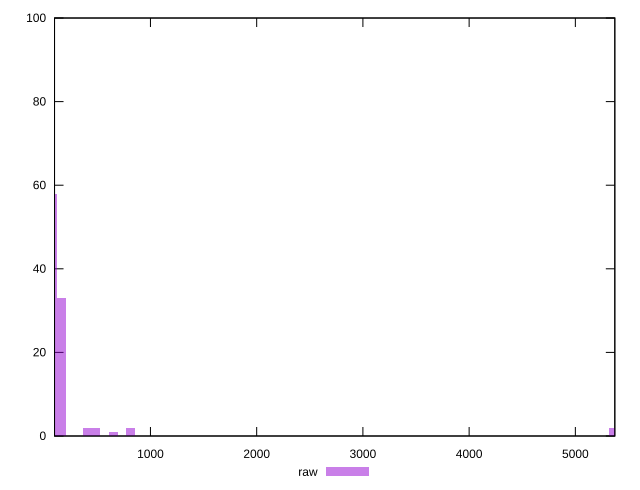

Write the gnuplot code that produced this figure.
reset

$raw <<EOF
811.6031108743404 2
81.16031108743404 58
5356.580531770646 2
162.32062217486808 33
486.96186652460426 2
405.8015554371702 2
649.2824886994723 1
EOF

set key outside below
set boxwidth 81.16031108743404
set xrange [96.978:5371.55]
set yrange [0:100]
set trange [0:100]
set style fill transparent solid 0.5 noborder
set terminal svg size 640, 490 enhanced background rgb 'white'
set output "report_00009_2021-02-08T22-37-41.559Z/server-response-time/samples/pages/raw/histogram.svg"

plot $raw title "raw" with boxes

reset
